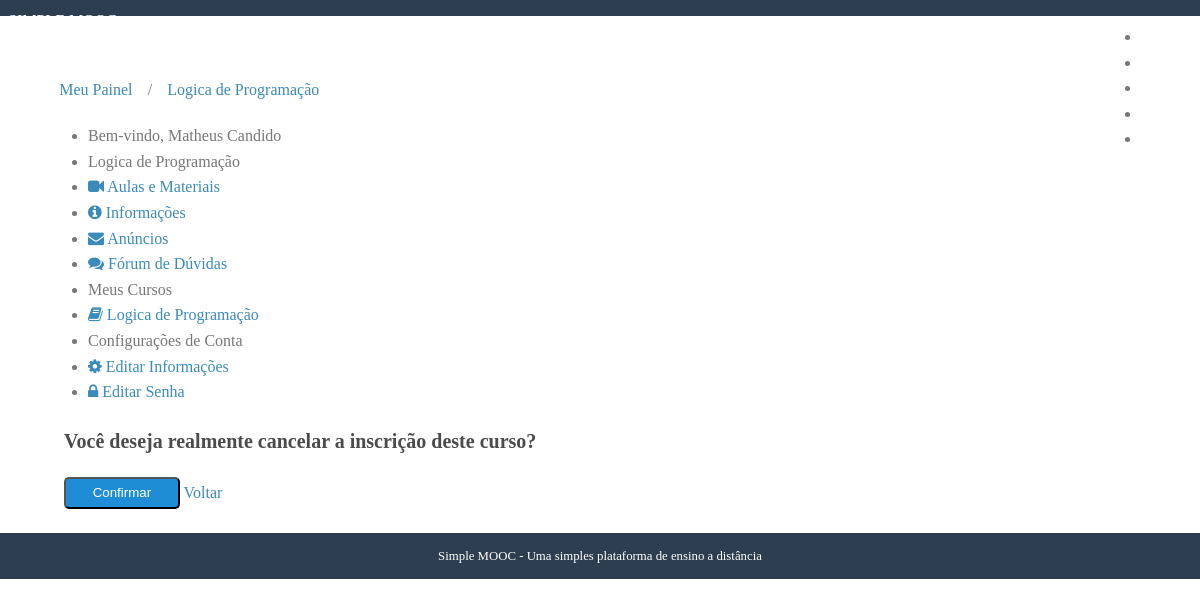
/cursos/logica-de-programacao/desinscrever/ (signed in), run on the app's committed database.
### simplemooc/courses/models.py (models this page shows, shortened)
class Course(models.Model):
    name = models.CharField('Nome', max_length=100)
    slug = models.SlugField('Atalho')
    description = models.TextField('Descrição Simples', blank=True)
    about = models.TextField('Sobre o Curso', blank=True)
    startDate = models.DateField('Data de Ínicio', null=True, blank=True)
    image = models.ImageField(
        'Imagem', upload_to='courses/images', null=True, blank=True)
    createdAt = models.DateTimeField('Criado em', auto_now_add=True)
    updatedAt = models.DateTimeField('Atualizado em', auto_now=True)
    objects = CourseManager()
    def __str__(self):
        return self.name
    class Meta:
        verbose_name = 'Curso'
        verbose_name_plural = 'Cursos'
        ordering = ['name']

class Enrollment(models.Model):
    STATUS_CHOICES = (
        (0, 'Pendente'),
        (1, 'Inscrito'),
        (2, 'Cancelado'),
        (3, 'Recusado'),
    )
    user = models.ForeignKey(settings.AUTH_USER_MODEL,
                             verbose_name='Usuário', related_name='enrollments', on_delete=models.DO_NOTHING)
    course = models.ForeignKey(
        Course, verbose_name='Curso', related_name='enrollments',  on_delete=models.DO_NOTHING)
    status = models.IntegerField(
        'Situação', choices=STATUS_CHOICES, default=0, blank=True)
    created_at = models.DateTimeField('Criado em', auto_now_add=True)
    updated_at = models.DateTimeField('Atualizado em', auto_now=True)
    class Meta:
        verbose_name = 'Inscrição'
        verbose_name_plural = 'Inscrições'
        unique_together = (
            ('user', 'course'),
        )

### simplemooc/accounts/models.py (models this page shows, shortened)
class User(AbstractBaseUser, PermissionsMixin):
    username = models.CharField('Nome de Usuario', max_length=30, unique=True,
    validators=[validators.RegexValidator(re.compile('^[\w.@+-]+$'),
            'O nome de Usuário só pode conter letras, números ou os seguintes caracteres: @/./+/-/_', 'invalid')])
    email = models.EmailField('E-mail', unique=True)
    name = models.CharField('Nome', max_length=100, blank=True)
    is_active = models.BooleanField('Está Ativo?', blank=True, default=True)
    is_staff = models.BooleanField('É da equipe?', blank=True, default=False)
    date_joined = models.DateTimeField('Data de Entrada', auto_now_add=True)
    objects = UserManager()
    USERNAME_FIELD = 'username'
    REQUIRED_FIELDS =['email']
    def __str__(self):
        return self.name or self.username
    class Meta:
        verbose_name = 'Usuário'
        verbose_name_plural = 'Usuários'

### simplemooc/courses/views.py (the view)
# urls.py: path('<slug:slug>/desinscrever/', views.undo_enrollment, name='undo_enrollment'),
@login_required
def undo_enrollment(request, slug):
    context = {}
    course = get_object_or_404(Course, slug=slug)
    enrollment = get_object_or_404(
        Enrollment, user=request.user, course=course)
    if request.method == 'POST':
        enrollment.delete()
        messages.success(request, 'A sua incrição no curso {0} foi cancelada'.format(course))
        return redirect('accounts:dashboard')
    context['course'] = course
    template_name = 'courses/undo_enrollment.html'
    return render(request, template_name, context)

### simplemooc/courses/templatetags/courses_tags.py (called while the page is built)
@register.inclusion_tag('courses/templatetags/my_courses.html')
def my_courses(user):
    enrollments = Enrollment.objects.filter(user=user)
    context = {'enrollments': enrollments}
    return context

### simplemooc/courses/templates/courses/undo_enrollment.html (shortened to what this page needs)
{% extends 'courses/course_dashboard.html' %}
{% block dashboard_content %}
<form action="" method="post">
    <h3>Você deseja realmente cancelar a inscrição deste curso?</h3>
    <div class="pure-controls">
        <button type="submit" class="pure-button pure-button-primary">Confirmar</button>
        <a href="{% url 'course:announcements' course.slug %}" class="pure-button">Voltar</a>
    </div>
</form>
{% endblock %}

### simplemooc/courses/templates/courses/course_dashboard.html
{% extends "accounts/dashboard.html" %}
{% block breadcrumb %}
    {{ block.super }}
    <li>/</li>
    <li><a href="{% url 'course:announcements' course.slug %}">{{ course }}</a></li>
{% endblock %}
{% block menu_options %}
<li class="pure-menu-heading">
    {{ course }}
</li>
<li>
    <a href="{% url 'course:lessons' course.slug %}">
        <i class="fa fa-video-camera"></i>
        Aulas e Materiais
    </a>
</li>
<li>
    <a href="#">
        <i class="fa fa-info-circle"></i>
        Informações
    </a>
</li>
<li>
    <a href="#">
        <i class="fa fa-envelope"></i>
        Anúncios
    </a>
</li>
<li>
    <a href="#">
        <i class="fa fa-comments"></i>
        Fórum de Dúvidas
    </a>
</li>
{{ block.super }}
{% endblock %}

### simplemooc/accounts/templates/accounts/dashboard.html (shortened to what this page needs)
{% extends "base.html" %}
{% load courses_tags %}
{% block content %}
<div class="pure-g-r content-ribbon">
    <div class="pure-u-1">
        <ul class="breadcrumb">
            {% block breadcrumb %}
            <li><a href="{% url 'accounts:dashboard' %}">Meu Painel</a></li>
            {% endblock %}
        </ul>
    </div>
    <div class="pure-u-1-3">
        <div class="pure-menu pure-menu-open">
            <ul>
                <li class="pure-menu-heading">
                    Bem-vindo, {{ user }}
                </li>
                {% block menu_options %}
                {% my_courses user %}
                <li class="pure-menu-heading">Configurações de Conta</li>
                <li>
                    <a href="{% url 'accounts:edit' %}">
                    <i class="fa fa-cog"></i>
                    Editar Informações
                    </a>
                </li>
                <li>
                    <a href="{% url 'accounts:edit_password' %}">
                    <i class="fa fa-lock"></i>
                    Editar Senha
                    </a>
                </li>
                {% endblock %}
            </ul>
        </div>
    </div>
    <div class="pure-u-2-3">
        <div class="inner">
            {% block dashboard_content %}{% endblock %}
        </div>
    </div>
</div>
{% endblock %}

### simplemooc/courses/templates/courses/templatetags/my_courses.html
<li class="pure-menu-heading">Meus Cursos</li>
{% for enrollment in enrollments %}
<li><a href="#">
    <i class="fa fa-book"></i>
    {{ enrollment.course }}</a></li>
{% empty %}
<li>Nenhum curso encontrado</li>
{% endfor %}

### simplemooc/core/static/css/styles.css (style rules this page uses)
* { -webkit-box-sizing: border-box; -moz-box-sizing: border-box; box-sizing: border-box; }
body { margin: 0 auto; line-height: 1.7em; }
a { color: #3b8bba; }
.content .content-ribbon { margin: 1.5em 3em; }
.pure-button-primary { background-color: #1f8dd6; color: white; padding: 0.5em 2em; border-radius: 5px; }
.inner { padding: 0em 1em; }
ul.breadcrumb { padding: 0; }
ul.breadcrumb li { display: inline-block; }
ul.breadcrumb li a { display: inline-block; padding: 0.3em 0.7em; }
body { min-width: 320px; color: #777; line-height: 1.6; }
h1, h2, h3, h4, h5, h6 { font-weight: bold; color: rgb(75, 75, 75); }
h3 { font-size: 1.25em; }
a { color: #3b8bba; text-decoration: none; }

### data on the page
Course: name "Logica de Programação"
User: name "Matheus Candido"
Enrollment: course "Logica de Programação"
